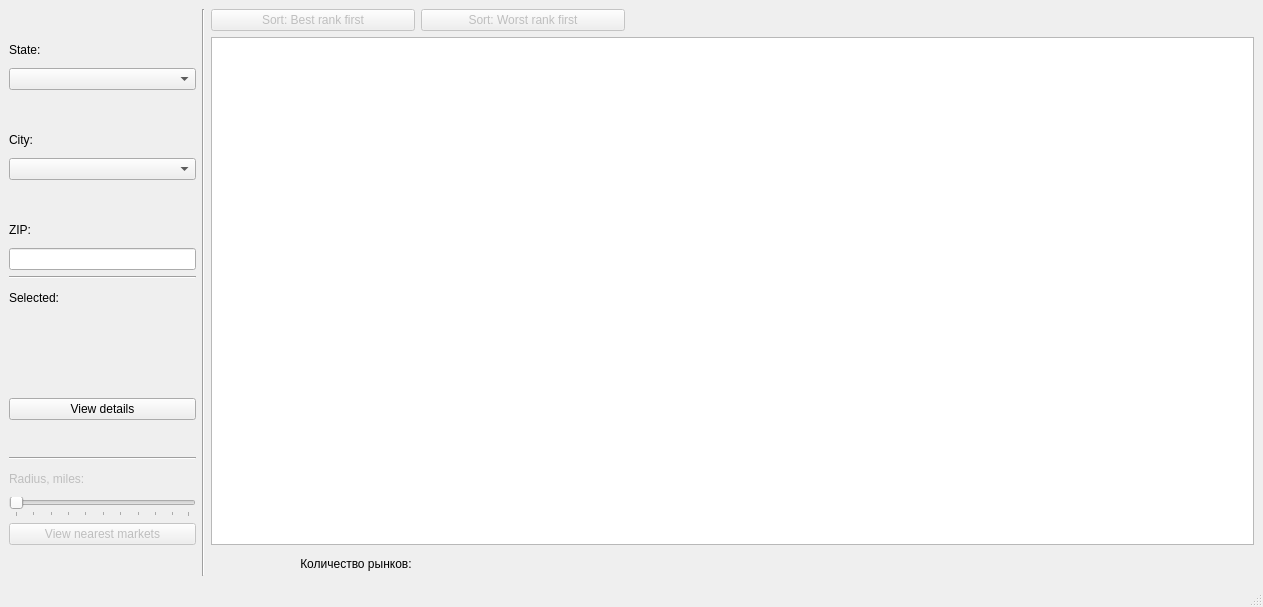
<?xml version="1.0" encoding="UTF-8"?>
<ui version="4.0">
 <class>MainWindow</class>
 <widget class="QMainWindow" name="MainWindow">
  <property name="geometry">
   <rect>
    <x>0</x>
    <y>0</y>
    <width>1263</width>
    <height>607</height>
   </rect>
  </property>
  <property name="minimumSize">
   <size>
    <width>1263</width>
    <height>0</height>
   </size>
  </property>
  <property name="windowTitle">
   <string>MainWindow</string>
  </property>
  <widget class="QWidget" name="centralwidget">
   <layout class="QGridLayout" name="gridLayout_2">
    <item row="0" column="0">
     <layout class="QGridLayout" name="gridLayout">
      <property name="sizeConstraint">
       <enum>QLayout::SizeConstraint::SetNoConstraint</enum>
      </property>
      <item row="0" column="0">
       <widget class="QLabel" name="userLabel">
        <property name="minimumSize">
         <size>
          <width>187</width>
          <height>0</height>
         </size>
        </property>
        <property name="maximumSize">
         <size>
          <width>187</width>
          <height>16777215</height>
         </size>
        </property>
        <property name="text">
         <string/>
        </property>
       </widget>
      </item>
      <item row="5" column="0">
       <widget class="QComboBox" name="city_comboBox">
        <property name="sizePolicy">
         <sizepolicy hsizetype="Preferred" vsizetype="Fixed">
          <horstretch>0</horstretch>
          <verstretch>0</verstretch>
         </sizepolicy>
        </property>
        <property name="minimumSize">
         <size>
          <width>187</width>
          <height>22</height>
         </size>
        </property>
        <property name="maximumSize">
         <size>
          <width>187</width>
          <height>22</height>
         </size>
        </property>
       </widget>
      </item>
      <item row="20" column="2">
       <widget class="QLabel" name="label_12">
        <property name="text">
         <string>Количество рынков: </string>
        </property>
        <property name="alignment">
         <set>Qt::AlignmentFlag::AlignRight|Qt::AlignmentFlag::AlignTrailing|Qt::AlignmentFlag::AlignVCenter</set>
        </property>
       </widget>
      </item>
      <item row="0" column="2">
       <widget class="QPushButton" name="bestRankBtn">
        <property name="enabled">
         <bool>false</bool>
        </property>
        <property name="text">
         <string>Sort: Best rank first</string>
        </property>
       </widget>
      </item>
      <item row="9" column="0">
       <widget class="Line" name="line">
        <property name="orientation">
         <enum>Qt::Orientation::Horizontal</enum>
        </property>
       </widget>
      </item>
      <item row="17" column="0">
       <widget class="QLabel" name="radius">
        <property name="enabled">
         <bool>false</bool>
        </property>
        <property name="text">
         <string>Radius, miles:</string>
        </property>
       </widget>
      </item>
      <item row="19" column="0">
       <widget class="QPushButton" name="searchNearestBtn">
        <property name="enabled">
         <bool>false</bool>
        </property>
        <property name="text">
         <string>View nearest markets</string>
        </property>
       </widget>
      </item>
      <item row="0" column="1" rowspan="21">
       <widget class="Line" name="line_2">
        <property name="sizePolicy">
         <sizepolicy hsizetype="Fixed" vsizetype="Preferred">
          <horstretch>0</horstretch>
          <verstretch>0</verstretch>
         </sizepolicy>
        </property>
        <property name="orientation">
         <enum>Qt::Orientation::Vertical</enum>
        </property>
       </widget>
      </item>
      <item row="8" column="0">
       <widget class="QLineEdit" name="zip_input">
        <property name="sizePolicy">
         <sizepolicy hsizetype="Minimum" vsizetype="Fixed">
          <horstretch>0</horstretch>
          <verstretch>0</verstretch>
         </sizepolicy>
        </property>
       </widget>
      </item>
      <item row="6" column="0">
       <widget class="QLabel" name="label_7">
        <property name="text">
         <string/>
        </property>
       </widget>
      </item>
      <item row="16" column="0">
       <widget class="Line" name="line_3">
        <property name="orientation">
         <enum>Qt::Orientation::Horizontal</enum>
        </property>
       </widget>
      </item>
      <item row="3" column="0">
       <widget class="QLabel" name="label_5">
        <property name="text">
         <string/>
        </property>
       </widget>
      </item>
      <item row="10" column="0">
       <widget class="QLabel" name="label_11">
        <property name="text">
         <string>Selected:</string>
        </property>
       </widget>
      </item>
      <item row="1" column="0">
       <widget class="QLabel" name="label_4">
        <property name="text">
         <string>State:</string>
        </property>
       </widget>
      </item>
      <item row="7" column="0">
       <widget class="QLabel" name="label_8">
        <property name="text">
         <string>ZIP:</string>
        </property>
       </widget>
      </item>
      <item row="1" column="2" rowspan="19" colspan="5">
       <widget class="QTableView" name="table"/>
      </item>
      <item row="20" column="6">
       <widget class="QLabel" name="tableTotalLabel">
        <property name="text">
         <string/>
        </property>
       </widget>
      </item>
      <item row="14" column="0">
       <widget class="QPushButton" name="details_market_btn">
        <property name="text">
         <string>View details</string>
        </property>
       </widget>
      </item>
      <item row="11" column="0" rowspan="3">
       <widget class="QLabel" name="selecte_market_bar">
        <property name="minimumSize">
         <size>
          <width>187</width>
          <height>0</height>
         </size>
        </property>
        <property name="maximumSize">
         <size>
          <width>187</width>
          <height>16777215</height>
         </size>
        </property>
        <property name="text">
         <string/>
        </property>
       </widget>
      </item>
      <item row="18" column="0">
       <widget class="QSlider" name="radiusSlider">
        <property name="enabled">
         <bool>false</bool>
        </property>
        <property name="sizePolicy">
         <sizepolicy hsizetype="Minimum" vsizetype="Fixed">
          <horstretch>0</horstretch>
          <verstretch>0</verstretch>
         </sizepolicy>
        </property>
        <property name="tracking">
         <bool>true</bool>
        </property>
        <property name="orientation">
         <enum>Qt::Orientation::Horizontal</enum>
        </property>
        <property name="tickPosition">
         <enum>QSlider::TickPosition::TicksBelow</enum>
        </property>
       </widget>
      </item>
      <item row="4" column="0">
       <widget class="QLabel" name="label_6">
        <property name="text">
         <string>City:</string>
        </property>
       </widget>
      </item>
      <item row="2" column="0">
       <widget class="QComboBox" name="state_comboBox">
        <property name="locale">
         <locale language="English" country="UnitedStates"/>
        </property>
       </widget>
      </item>
      <item row="0" column="3">
       <widget class="QPushButton" name="worstRankBtn">
        <property name="enabled">
         <bool>false</bool>
        </property>
        <property name="text">
         <string>Sort: Worst rank first</string>
        </property>
       </widget>
      </item>
     </layout>
    </item>
   </layout>
  </widget>
  <widget class="QMenuBar" name="menubar">
   <property name="geometry">
    <rect>
     <x>0</x>
     <y>0</y>
     <width>1263</width>
     <height>22</height>
    </rect>
   </property>
  </widget>
  <widget class="QStatusBar" name="statusbar"/>
 </widget>
 <resources/>
 <connections/>
</ui>
